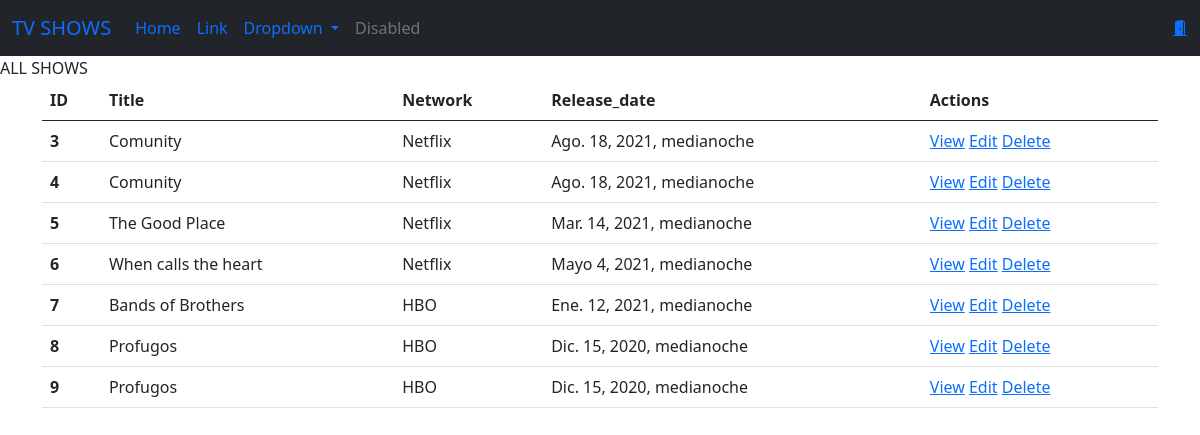
Before: /shows (signed in) with the older database file.
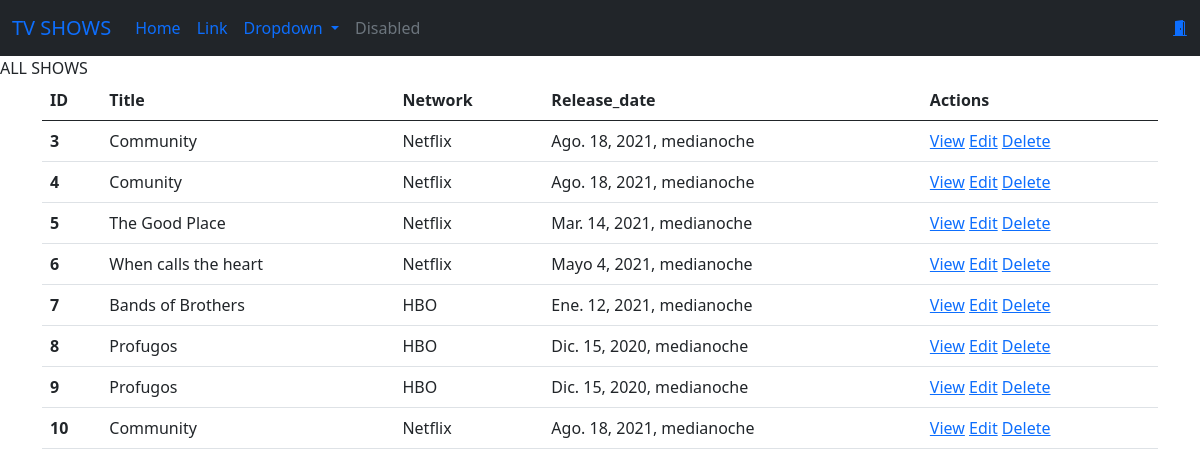
After: the same page with the newer database file.
### main/models.py (models this page shows, shortened)
class Show(models.Model):
    title = models.CharField(max_length=255)
    network = models.ForeignKey(Network,  related_name="shows", on_delete = models.CASCADE)
    release_date = models.DateTimeField()
    description = models.CharField(max_length=255)
    created_at = models.DateTimeField(auto_now_add=True)
    updated_at = models.DateTimeField(auto_now=True)

class Network(models.Model):
    name = models.CharField(max_length=255)
    created_at = models.DateTimeField(auto_now_add=True)
    updated_at = models.DateTimeField(auto_now=True)

### main/decorators.py (the view)
    def wrapper(request, *args , **kwargs):
        if 'user' not in request.session:
            return redirect('/register')
        respuesta=func(request,*args,**kwargs)
        return respuesta

### main/views.py (called while the page is built)
@login_protect
def index(request):
    shows=Show.objects.all()
    context = {
        'saludo': 'Hola',
        "shows":shows
    }
    return render(request, 'index.html', context)

### main/templates/index.html
{% extends './base.html' %}
{% block content %}
ALL SHOWS
<div class="container">
    <table class="table">
        <thead>
          <tr>
            <th scope="col">ID</th>
            <th scope="col">Title</th>
            <th scope="col">Network</th>
            <th scope="col">Release_date</th>
            <th scope="col">Actions</th>
            </tr>
        </thead>
        <tbody>
            {% for show in shows%}
            <tr>
                <th scope="row">{{show.id}}</th>
                <td>{{show.title}}</td>
                <td>{{show.network.name}}</td>
                <td>{{show.release_date}}</td>
                <td>
                    <a href="/shows/{{show.id}}">View</a>
                    <a href="/shows/{{show.id}}/edit">Edit</a>
                    <a href="/shows/{{show.id}}/delete">Delete</a>
                </td>
            </tr>
            {% endfor %}
        </tbody>
    </table>
</div>
{% endblock %}

### main/templates/base.html (shortened to what this page needs)
<!DOCTYPE html>
<html lang="en">
<head>
    <link href="https://cdn.jsdelivr.net/npm/bootstrap@5.0.2/dist/css/bootstrap.min.css" rel="stylesheet">
    <link href="https://cdn.datatables.net/1.10.25/css/jquery.dataTables.min.css" rel="stylesheet">
    <link rel="stylesheet" href="https://cdn.jsdelivr.net/npm/bootstrap-icons@1.5.0/font/bootstrap-icons.css">
    <link rel="stylesheet" href="https://cdnjs.cloudflare.com/ajax/libs/toastr.js/latest/toastr.css" />
</head>
<body>
    <nav class="navbar navbar-expand-lg dark bg-dark">
        <div class="container-fluid">
          <a class="navbar-brand" href="/">TV SHOWS</a>
          <div class="collapse navbar-collapse" id="navbarSupportedContent">
            <ul class="navbar-nav me-auto mb-2 mb-lg-0">
              <li class="nav-item">
                <a class="nav-link active" aria-current="page" href="#">Home</a>
              </li>
              <li class="nav-item">
                <a class="nav-link" href="#">Link</a>
              </li>
              <li class="nav-item dropdown">
                <a class="nav-link dropdown-toggle" href="#" id="navbarDropdown" role="button" data-bs-toggle="dropdown" aria-expanded="false">
                  Dropdown
                </a>
              </li>
              <li class="nav-item">
                <a class="nav-link disabled" href="#" tabindex="-1" aria-disabled="true">Disabled</a>
              </li>
            </ul>
            <div class="text-white">
              {%if 'user' in request.session %}
                  <a href="/logout"><i class="bi bi-door-open-fill"></i></a>
              {%endif%}
            </div>
          </div>
        </div>
    </nav>
    {% block content %}
    {% endblock %}
</body>
</html>

Changed rows visible on the page:
changed Show id 3: title "Comunity" → "Community"
added Show: id "10", title "Community", network.name "Netflix", release_date "Ago. 18, 2021, medianoche"
